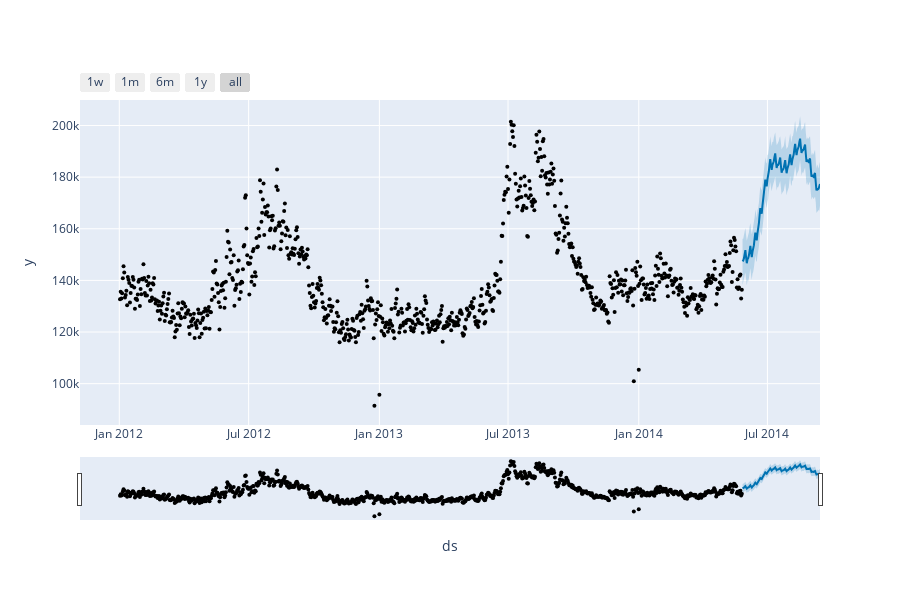

Write notebook code for a chart like this one.
### Markdown cell above
### Validation

### Code cell
plot_plotly(model2, validation_forecast)
